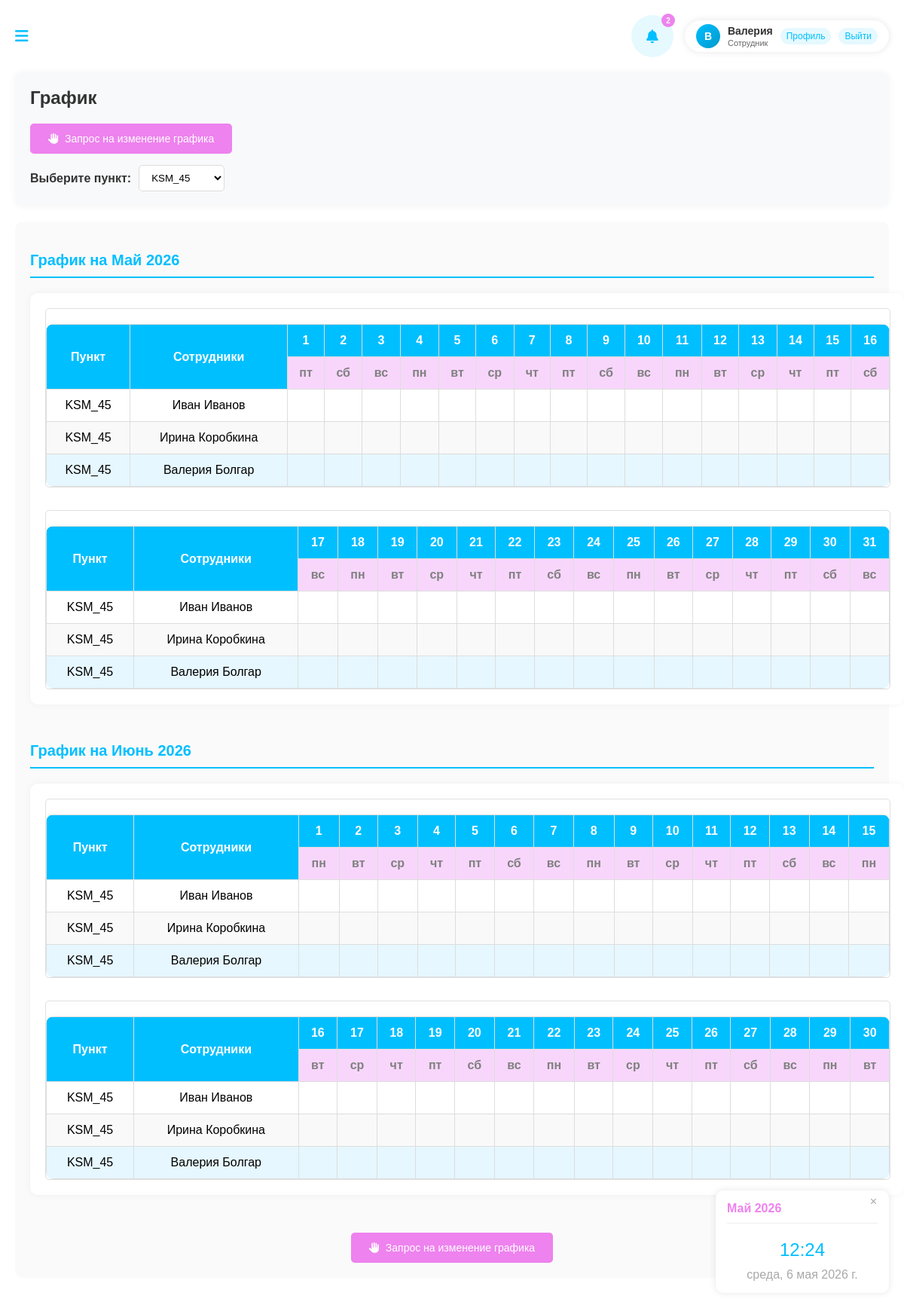
The page /actual-schedule/ (signed in) on the database its author committed.
### schedule_app/models.py (models this page shows, shortened)
class User(AbstractUser):
    ROLE_CHOICES = [
        ('employee', 'Сотрудник'),
        ('manager', 'Управляющий'),
        ('admin', 'Администратор'),
    ]
    worked_hours = models.IntegerField(default=0, verbose_name='Отработано часов')
    late_count = models.IntegerField(default=0, verbose_name='Количество опозданий')
    overtime_count = models.IntegerField(default=0, verbose_name='Количество переработок')
    role = models.CharField(max_length=20, choices=ROLE_CHOICES, default='employee')
    pvz = models.ManyToManyField('PVZ', blank=True, related_name='users')
    phone = models.CharField(max_length=20, blank=True)
    is_blocked = models.BooleanField(default=False, verbose_name='Заблокирован')
    is_online = models.BooleanField(default=False, verbose_name='Онлайн')
    last_activity = models.DateTimeField(null=True, blank=True, verbose_name='Последняя активность')
    @property
    def unread_notifications_count(self):
        return self.notifications.filter(is_read=False).count()

class PVZ(models.Model):
    pvz_name = models.CharField(max_length=100)
    pvz_work_schedule = models.CharField(max_length=100)
    pvz_contact_info = models.TextField()

### schedule_app/views.py (the view)
# urls.py: path('actual-schedule/', views.actual_schedule, name='actual_schedule'),
@login_required
def actual_schedule(request):
    available_pvz = request.user.pvz.all()
    selected_pvz_id = request.GET.get('pvz')
    if selected_pvz_id and available_pvz.filter(id=selected_pvz_id).exists():
        selected_pvz = PVZ.objects.get(id=selected_pvz_id)
    else:
        selected_pvz = available_pvz.first() if available_pvz.exists() else None
    now = timezone.now()
    current_year = now.year
    current_month = now.month
    months_data = []
    for month_offset in [0, 1]:  # Текущий и следующий месяц
        year = current_year
        month = current_month + month_offset
        if month > 12:
            month -= 12
            year += 1
        import calendar
        cal = calendar.Calendar(firstweekday=0)
        month_days = []
        for day in cal.itermonthdays(year, month):
            if day != 0:
                month_days.append({
                    'day_number': day,
                    'date': datetime(year, month, day).date(),
                    'weekday_short': ['пн', 'вт', 'ср', 'чт', 'пт', 'сб', 'вс'][datetime(year, month, day).weekday()]
                })
        total_days = len(month_days)
        split_index = (total_days + 1) // 2
        first_half_days = month_days[:split_index]
        second_half_days = month_days[split_index:]
        employees_data = []
        if selected_pvz:
            employees = User.objects.filter(role='employee', pvz=selected_pvz)
            for employee in employees:
                schedules = Schedule.objects.filter(
                    user=employee,
                    pvz=selected_pvz,
                    work_date__year=year,
                    work_date__month=month
                ).order_by('work_date')
                schedule_dict = {}
                for schedule in schedules:
                    schedule_dict[schedule.work_date.day] = schedule.get_shift_type_display()
                schedule_first_half = []
                for day in first_half_days:
                    shift = schedule_dict.get(day['day_number'])
                    schedule_first_half.append(shift)
                schedule_second_half = []
                for day in second_half_days:
                    shift = schedule_dict.get(day['day_number'])
                    schedule_second_half.append(shift)
                employees_data.append({
                    'id': employee.id,
                    'name': employee.get_full_name() or employee.username,
                    'pvz': selected_pvz.pvz_name,
                    'is_current_user': employee.id == request.user.id,
                    'schedule_first_half': schedule_first_half,
                    'schedule_second_half': schedule_second_half
                })
        months_data.append({
            'year': year,
            'month': month,
            'month_name': ['Январь', 'Февраль', 'Март', 'Апрель', 'Май', 'Июнь',
                          'Июль', 'Август', 'Сентябрь', 'Октябрь', 'Ноябрь', 'Декабрь'][month - 1],
            'first_half_days': first_half_days,
            'second_half_days': second_half_days,
            'employees': employees_data
        })
    context = {
        'months_data': months_data,
        'available_pvz': available_pvz,
        'selected_pvz': selected_pvz,
    }
    return render(request, 'actual_schedule.html', context)

### templates/actual_schedule.html (shortened to what this page needs)
{% extends "base.html" %}
{% load static %}
{% block content %}
<div class="page-header">
    <div class="header-top">
        <h2>График</h2>
        <button class="request-btn" onclick="openRequestModal()">
            <i class="fas fa-hand-paper"></i> Запрос на изменение графика
        </button>
    </div>
    {% if available_pvz.count > 1 %}
    <div class="pvz-selector">
        <label for="pvzSelect">Выберите пункт:</label>
        <select id="pvzSelect" onchange="changePvz(this.value)">
            {% for pvz in available_pvz %}
            <option value="{{ pvz.id }}" {% if pvz.id == selected_pvz.id %}selected{% endif %}>
                {{ pvz.pvz_name }}
            </option>
            {% endfor %}
        </select>
    </div>
    {% endif %}
</div>
<div class="schedule-container">
    {% for month_data in months_data %}
    <div class="month-section">
        <h3 class="month-title">График на {{ month_data.month_name }} {{ month_data.year }}</h3>
        <div class="schedule-section">
            <div class="table-container">
                <table class="schedule-table">
                    <thead>
                        <tr>
                            <th rowspan="2">Пункт</th>
                            <th rowspan="2">Сотрудники</th>
                            {% for day in month_data.first_half_days %}
                            <th style="background-color: #00BFFF; color: white;">{{ day.day_number }}</th>
                            {% endfor %}
                        </tr>
                        <tr>
                            {% for day in month_data.first_half_days %}
                            <th style="background-color: #F8D6FC; color: grey;">{{ day.weekday_short }}</th>
                            {% endfor %}
                        </tr>
                    </thead>
                    <tbody>
                        {% for employee in month_data.employees %}
                        <tr class="{% if employee.is_current_user %}current-user{% endif %}">
                            <td>{{ employee.pvz }}</td>
                            <td>{{ employee.name }}</td>
                            {% for shift in employee.schedule_first_half %}
                            <td>{% if shift %}<span class="work-day">{{ shift }}</span>{% endif %}</td>
                            {% endfor %}
                        </tr>
                        {% endfor %}
                    </tbody>
                </table>
            </div>
            <div class="table-container">
                <table class="schedule-table">
                    <thead>
                        <tr>
                            <th rowspan="2">Пункт</th>
                            <th rowspan="2">Сотрудники</th>
                            {% for day in month_data.second_half_days %}
                            <th style="background-color: #00BFFF; color: white;">{{ day.day_number }}</th>
                            {% endfor %}
                        </tr>
                        <tr>
                            {% for day in month_data.second_half_days %}
                            <th style="background-color: #F8D6FC; color: grey;">{{ day.weekday_short }}</th>
                            {% endfor %}
                        </tr>
                    </thead>
                    <tbody>
                        {% for employee in month_data.employees %}
                        <tr class="{% if employee.is_current_user %}current-user{% endif %}">
                            <td>{{ employee.pvz }}</td>
                            <td>{{ employee.name }}</td>
                            {% for shift in employee.schedule_second_half %}
                            <td>{% if shift %}<span class="work-day">{{ shift }}</span>{% endif %}</td>
                            {% endfor %}
                        </tr>
                        {% endfor %}
                    </tbody>
                </table>
            </div>
        </div>
    </div>
    {% endfor %}
    <button class="request-btn" onclick="openRequestModal()">
        <i class="fas fa-hand-paper"></i> Запрос на изменение графика
    </button>
</div>
{% endblock %}

### templates/base.html (shortened to what this page needs)
<!DOCTYPE html>
<html lang="ru">
<head>
    <link rel="stylesheet" href="https://cdnjs.cloudflare.com/ajax/libs/font-awesome/6.0.0-beta3/css/all.min.css">
    {% load static %}
    <link rel="stylesheet" href="{% static 'css/main.css' %}">
</head>
<body>
    <div class="main-content">
        {% block header %}
        <div class="header">
            <div class="menu-toggle">
                <i class="fas fa-bars"></i>
            </div>
            <div class="header-right">
                <div class="notification-compact">
                    <i class="fas fa-bell"></i>
                    {% if user.is_authenticated %}
                    <span class="notification-badge-compact" id="notificationBadge">{{ user.unread_notifications_count }}</span>
                    {% else %}
                    <span class="notification-badge-compact" id="notificationBadge">0</span>
                    {% endif %}
                </div>
                {% if user.is_authenticated %}
                <div class="user-menu" id="userMenu">
                    <div class="user-avatar" title="Нажмите для сворачивания">
                        {{ user.first_name|first|default:user.username|first|upper }}
                    </div>
                    <div class="user-details">
                        <div class="user-name">{{ user.first_name|default:user.username }}</div>
                        <div class="user-role-compact">
                            {% if user.role == 'admin' %}Администратор
                            {% elif user.role == 'manager' %}Управляющий
                            {% else %}Сотрудник{% endif %}
                        </div>
                    </div>
                    <div class="header-links">
                        <a href="{% url 'profile' %}" class="header-link">Профиль</a>
                        <form action="{% url 'logout' %}" method="post" style="display: inline;">
                            <button type="submit" class="header-link" style="background: none; border: none; cursor: pointer; color: #00BFFF; font-size: 12px; padding: 4px 8px; border-radius: 12px; transition: all 0.3s ease; background: rgba(0, 191, 255, 0.1);">
                                Выйти
                            </button>
                        </form>
                    </div>
                </div>
                {% endif %}
            </div>
        </div>
        {% endblock %}
        <div class="content">
            {% block content %}
            {% endblock %}
        </div>
    </div>
    <div class="calendar-time">
        <button class="toggle-btn">×</button>
        <div class="calendar-content">
            <h4>{% now "F Y" %}</h4>
            <div class="time">{% now "H:i" %}</div>
            <div class="date">{% now "l, j F Y" %}</div>
        </div>
    </div>
</body>
</html>

### templates/actual_schedule.html (style rules this page uses)
.page-header { background-color: #f8f9fa; padding: 20px; border-radius: 10px; box-shadow: 0 0 10px rgba(0,0,0,0.05); margin-bottom: 20px; }
.schedule-container { background-color: #fafafa; padding: 20px; border-radius: 10px; margin-top: 20px; display: flex; flex-direction: column; gap: 30px; }
.month-section { width: 100%; margin-bottom: 0; }
.month-title { color: #00BFFF; margin-bottom: 20px; font-size: 20px; border-bottom: 2px solid #00BFFF; padding-bottom: 10px; width: 100%; }
.schedule-section { background-color: white; padding: 20px; border-radius: 10px; box-shadow: 0 0 10px rgba(0,0,0,0.05); display: flex; flex-direction: column; gap: 30px; width: 100%; }
.table-container { width: 100%; overflow-x: auto; border: 1px solid #e0e0e0; border-radius: 5px; }
.schedule-table { width: 100%; border-collapse: collapse; background-color: white; min-width: 1000px; }
.schedule-table th { background-color: #00BFFF; color: white; padding: 12px 8px; text-align: center; font-weight: bold; border: 1px solid #ddd; white-space: nowrap; }
.schedule-table td { padding: 12px 8px; text-align: center; border: 1px solid #ddd; white-space: nowrap; }
.current-user { background-color: #e6f7ff !important; }
.schedule-table tr:nth-child(even) { background-color: #f9f9f9; }
.request-btn { background-color: #EE82EE; color: white; border: none; padding: 12px 24px; border-radius: 5px; cursor: pointer; margin-top: 20px; display: flex; align-items: center; gap: 8px; font-size: 14px; transition: background-color 0.3s ease; width: auto; align-self: center; }
.pvz-selector { margin-top: 15px; display: flex; align-items: center; gap: 10px; }
.pvz-selector label { font-weight: bold; color: #333; }
.pvz-selector select { padding: 8px 12px; border: 1px solid #ddd; border-radius: 5px; background-color: white; }

### rows shown on the page
User: unread_notifications_count "2", first_name|first "В", first_name "Валерия"
PVZ: pvz "KSM_45" "KSM_45" "KSM_45" "KSM_45" "KSM_45" "KSM_45", pvz "KSM_45" "KSM_45" "KSM_45" "KSM_45" "KSM_45" "KSM_45"

### other values the page prints
{{ month_data.month_name }} "Май" "Июнь"
{{ month_data.year }} "2026" "2026"
{{ day.day_number }} "1" "2" "3" "4" "5" "6" "7" "8" "9" "10" "11" "12" "13" "14" "15" "16" "1" "2" "3" "4" "5" "6" "7" "8" "9" "10" "11" "12" "13" "14" "15"
{{ day.weekday_short }} "пт" "сб" "вс" "пн" "вт" "ср" "чт" "пт" "сб" "вс" "пн" "вт" "ср" "чт" "пт" "сб" "пн" "вт" "ср" "чт" "пт" "сб" "вс" "пн" "вт" "ср" "чт" "пт" "сб" "вс" "пн"
{{ employee.name }} "Иван Иванов" "Ирина Коробкина" "Валерия Болгар" "Иван Иванов" "Ирина Коробкина" "Валерия Болгар"
{{ day.day_number }} "17" "18" "19" "20" "21" "22" "23" "24" "25" "26" "27" "28" "29" "30" "31" "16" "17" "18" "19" "20" "21" "22" "23" "24" "25" "26" "27" "28" "29" "30"
{{ day.weekday_short }} "вс" "пн" "вт" "ср" "чт" "пт" "сб" "вс" "пн" "вт" "ср" "чт" "пт" "сб" "вс" "вт" "ср" "чт" "пт" "сб" "вс" "пн" "вт" "ср" "чт" "пт" "сб" "вс" "пн" "вт"
form field value "KSM_45"
